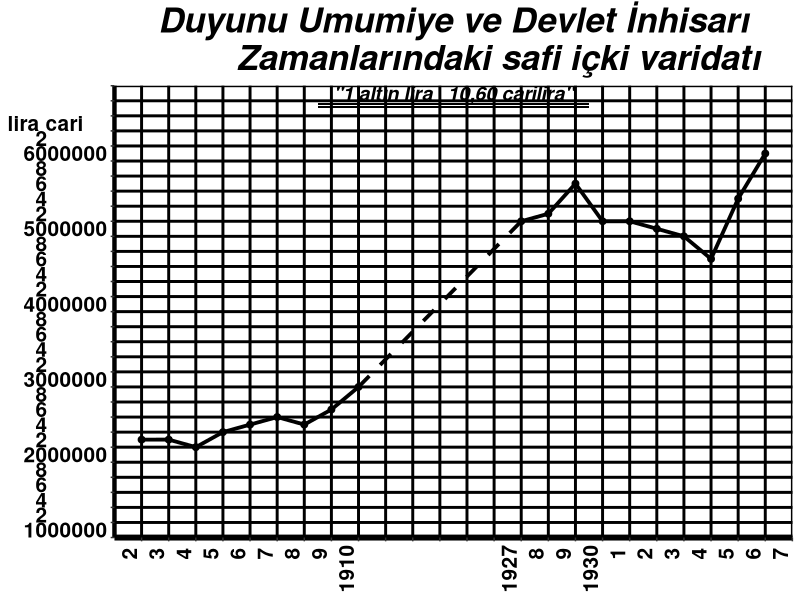

R code for this plot:
Sys.setlocale(locale = "Turkish")
library(ggplot2)
tarih <- seq(1902,1925)
miktar <- c(2300000,2300500,2200000,2400000,2500000,2600000,2500000,2700000,3000000,NA,NA,NA,NA,NA,5200000,5300000,5700000,5200000,5200000,5100000,5000000,4700000,5500000,6100000)
tarih2 <- c(1910,1916)
miktar2 <- c(3000000,5200000)
duyunu <- data.frame(tarih,miktar,tarih2,miktar2)
ggplot(duyunu, aes(tarih)) +
  geom_line(aes(y=miktar), size=1.3) + geom_point(aes(y=miktar), size=2) +
  geom_line(aes(x=tarih2, y=miktar2), linetype="dashed",size=1.3)+
  labs(title = "Duyunu Umumiye ve Devlet İnhisarı
         Zamanlarındaki safi içki varidatı") +
  theme_classic() +
  theme(panel.grid.major = element_line(colour = "black", size = 1)) +
  theme(plot.title = element_text(hjust = 0.5, size = 25, face = "bold.italic")) +
  theme(axis.title = element_blank())  +
  theme(axis.text.x = element_text(size=15, face="bold", vjust = -0.3, angle = 90, colour = "black")) +
  theme(axis.text.y = element_text(size=15, face="bold", vjust = 0, colour = "black")) +
  theme(axis.line.x = element_line(size = 2)) +
  theme(axis.line.y = element_line(size = 1.5)) +
  scale_x_continuous(
    limits = c(1901,1926),
    breaks = seq(1902,1926),
    labels = c("     2","     3","     4","     5","     6","     7","     8","     9","1910"," "," "," "," "," ",
               "1927","     8","     9","1930","     1","     2","     3","     4","     5","     6","     7"),
    expand = c(0,0)
  ) + 
  scale_y_continuous(
    limits = c(1000000,7000000),
    breaks = seq(1000000,7000000, by=200000),
    labels = c("1000000","2          ","4          ","6          ","8          ","2000000","2          ","4          ","6          ",
               "8          ","3000000","2          ","4          ","6          ","8          ","4000000","2          ","4          ",
               "6          ","8          ","5000000","2          ","4          ","6          ","8          ","6000000","2          ",
               "lira cari    "," "," "," "),
    expand = c(0,0)
    ) +
  annotate(geom="text", x=1913.5,y=6900000,label= " \"1 altın lira   10,60 carilira\" ", size= 5, fontface="bold.italic") +
  annotate(geom="rect", xmin = 1908.5, xmax = 1918.5, ymin = 6740000, ymax = 6770000, fill = "black" ) +
  annotate(geom="rect", xmin = 1908.5, xmax = 1918.5, ymin = 6700000, ymax = 6730000, fill = "black" ) 
